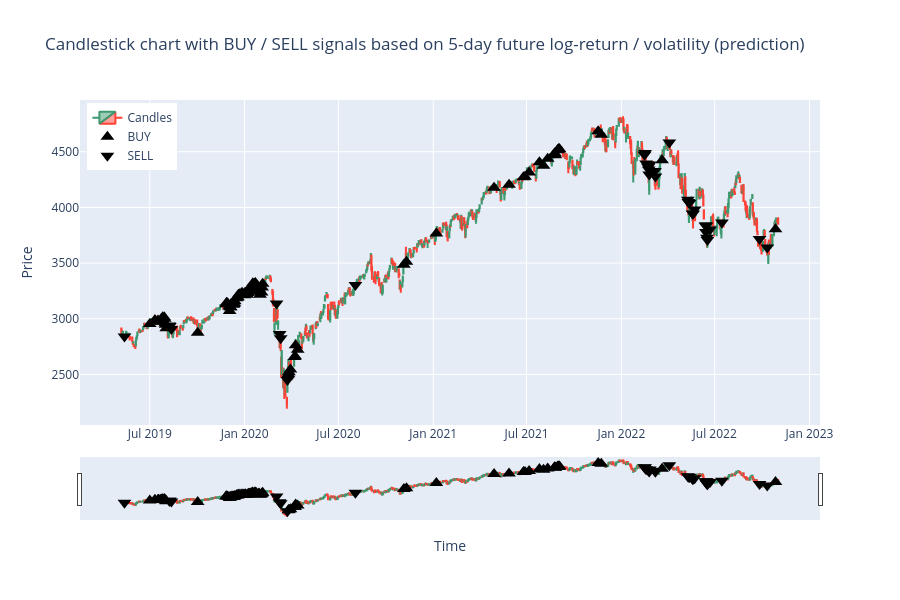

Notebook code cell kept with this figure:
### Code cell
df_slice = df_ta.iloc[split_idx+SEQ_LEN:].copy()
y_pred_slice = y_pred[-len(df_slice):]  # make sure lengths match
df_slice = df_slice.copy()
df_slice["y_pred"] = y_pred_slice
# Identify signals
buy_signals = df_slice[df_slice["y_pred"] > thr_buy]
sell_signals = df_slice[df_slice["y_pred"] < -thr_sell]
# Create candlestick figure
fig = go.Figure(data=[go.Candlestick(
    x=df_slice.index,   # use index for x-axis
    open=df_slice['Open'],
    high=df_slice['High'],
    low=df_slice['Low'],
    close=df_slice['Close'],
    name='Candles'
)])
# BUY signals (triangle-up)
fig.add_trace(go.Scatter(
    x=buy_signals.index,
    y=buy_signals['Low'],  # anchor near candle low
    mode='markers', 
    marker=dict(symbol='triangle-up', size=12, color='black'), 
    name='BUY'
))
# SELL signals (triangle-down)
fig.add_trace(go.Scatter(
    x=sell_signals.index,
    y=sell_signals['High'],  # anchor near candle high
    mode='markers', 
    marker=dict(symbol='triangle-down', size=12, color='black'),
    name='SELL'
))
fig.update_layout(
    title=f"Candlestick chart with BUY / SELL signals based on {HORIZON}-day future log-return / volatility (prediction)",
    xaxis_title="Time", 
    yaxis_title="Price", 
    height=600,
    legend=dict(x=0.01, y=0.99)
)
path = "plots/convlstm_full_test_pred.png"
fig.write_image(path)
fig.show()
display(Image(filename=path)) # Display static image (GitHub-compatible)
